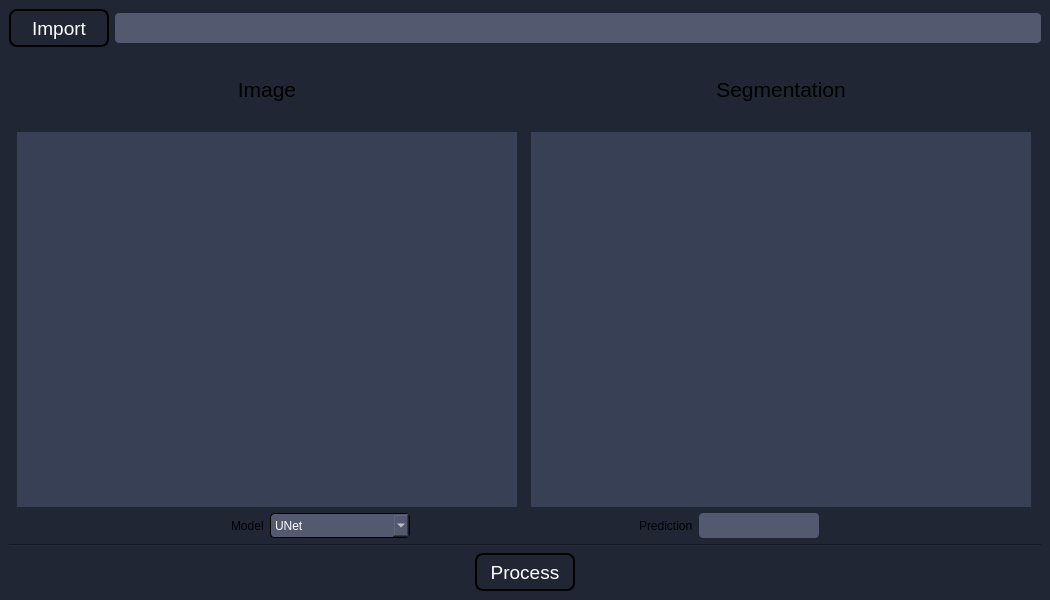
<?xml version="1.0" encoding="UTF-8"?>
<ui version="4.0">
 <class>Application</class>
 <widget class="QMainWindow" name="Application">
  <property name="geometry">
   <rect>
    <x>0</x>
    <y>0</y>
    <width>1050</width>
    <height>600</height>
   </rect>
  </property>
  <property name="minimumSize">
   <size>
    <width>1050</width>
    <height>600</height>
   </size>
  </property>
  <property name="maximumSize">
   <size>
    <width>1050</width>
    <height>600</height>
   </size>
  </property>
  <property name="mouseTracking">
   <bool>true</bool>
  </property>
  <property name="windowTitle">
   <string>MainWindow</string>
  </property>
  <property name="styleSheet">
   <string notr="true">background-color:rgb(32, 38, 52);</string>
  </property>
  <property name="tabShape">
   <enum>QTabWidget::Rounded</enum>
  </property>
  <widget class="QWidget" name="centralwidget">
   <property name="minimumSize">
    <size>
     <width>1050</width>
     <height>600</height>
    </size>
   </property>
   <property name="maximumSize">
    <size>
     <width>1050</width>
     <height>600</height>
    </size>
   </property>
   <property name="mouseTracking">
    <bool>true</bool>
   </property>
   <property name="styleSheet">
    <string notr="true">background-color:rgb(32, 38, 52);</string>
   </property>
   <layout class="QVBoxLayout" name="verticalLayout_4">
    <item>
     <layout class="QVBoxLayout" name="verticalLayout_3">
      <item>
       <layout class="QHBoxLayout" name="horizontalLayout">
        <item>
         <widget class="QToolButton" name="toolButton_import">
          <property name="minimumSize">
           <size>
            <width>100</width>
            <height>38</height>
           </size>
          </property>
          <property name="maximumSize">
           <size>
            <width>100</width>
            <height>38</height>
           </size>
          </property>
          <property name="font">
           <font>
            <pointsize>14</pointsize>
           </font>
          </property>
          <property name="styleSheet">
           <string notr="true">QToolButton {
	color:white; 
	background:qlineargradient(spread:pad, x1:0, y1:1, x2:0, y2:0, 		stop:0 rgba(32, 38, 52, 255), 
		stop:1 rgba(91, 99, 120, 255));
	border: 2px solid black;
	border-radius: 8px;
}</string>
          </property>
          <property name="text">
           <string>Import</string>
          </property>
         </widget>
        </item>
        <item>
         <widget class="QLineEdit" name="lineEdit_import">
          <property name="enabled">
           <bool>false</bool>
          </property>
          <property name="minimumSize">
           <size>
            <width>0</width>
            <height>30</height>
           </size>
          </property>
          <property name="styleSheet">
           <string notr="true">QLineEdit {
	border-radius: 4px;
	background-color:rgb(83, 89, 110);
	color:white;
	border: 1px solid black;
}

QLineEdit:disabled {
	border-radius: 4px;
	background-color:rgb(83, 89, 110);
	color:rgb(200, 200, 200);
	border: 0px solid black;
}</string>
          </property>
         </widget>
        </item>
       </layout>
      </item>
      <item>
       <layout class="QHBoxLayout" name="horizontalLayout_2">
        <item>
         <layout class="QVBoxLayout" name="verticalLayout">
          <item>
           <widget class="QLabel" name="label_3">
            <property name="font">
             <font>
              <pointsize>16</pointsize>
             </font>
            </property>
            <property name="text">
             <string>Image</string>
            </property>
            <property name="alignment">
             <set>Qt::AlignCenter</set>
            </property>
           </widget>
          </item>
          <item>
           <widget class="QLabel" name="label_image">
            <property name="minimumSize">
             <size>
              <width>500</width>
              <height>375</height>
             </size>
            </property>
            <property name="maximumSize">
             <size>
              <width>500</width>
              <height>375</height>
             </size>
            </property>
            <property name="autoFillBackground">
             <bool>false</bool>
            </property>
            <property name="styleSheet">
             <string notr="true">background-color: rgb(56, 64, 85);</string>
            </property>
            <property name="text">
             <string/>
            </property>
            <property name="scaledContents">
             <bool>true</bool>
            </property>
           </widget>
          </item>
         </layout>
        </item>
        <item>
         <layout class="QVBoxLayout" name="verticalLayout_2">
          <item>
           <widget class="QLabel" name="label_4">
            <property name="font">
             <font>
              <pointsize>16</pointsize>
             </font>
            </property>
            <property name="text">
             <string>Segmentation</string>
            </property>
            <property name="alignment">
             <set>Qt::AlignCenter</set>
            </property>
           </widget>
          </item>
          <item>
           <widget class="QLabel" name="label_heatmap">
            <property name="minimumSize">
             <size>
              <width>500</width>
              <height>375</height>
             </size>
            </property>
            <property name="maximumSize">
             <size>
              <width>500</width>
              <height>375</height>
             </size>
            </property>
            <property name="cursor">
             <cursorShape>CrossCursor</cursorShape>
            </property>
            <property name="mouseTracking">
             <bool>true</bool>
            </property>
            <property name="autoFillBackground">
             <bool>false</bool>
            </property>
            <property name="styleSheet">
             <string notr="true">background-color: rgb(56, 64, 85);</string>
            </property>
            <property name="text">
             <string/>
            </property>
            <property name="scaledContents">
             <bool>true</bool>
            </property>
           </widget>
          </item>
         </layout>
        </item>
       </layout>
      </item>
      <item>
       <layout class="QHBoxLayout" name="horizontalLayout_3">
        <item>
         <spacer name="horizontalSpacer">
          <property name="orientation">
           <enum>Qt::Horizontal</enum>
          </property>
          <property name="sizeHint" stdset="0">
           <size>
            <width>40</width>
            <height>20</height>
           </size>
          </property>
         </spacer>
        </item>
        <item>
         <widget class="QLabel" name="label_6">
          <property name="text">
           <string>Model</string>
          </property>
         </widget>
        </item>
        <item>
         <widget class="QComboBox" name="comboBox_model">
          <property name="minimumSize">
           <size>
            <width>140</width>
            <height>25</height>
           </size>
          </property>
          <property name="maximumSize">
           <size>
            <width>140</width>
            <height>25</height>
           </size>
          </property>
          <property name="styleSheet">
           <string notr="true">QComboBox {
	border-radius: 4px;
	background-color:rgb(83, 89, 110);
	color:white;
	border: 1px solid black;
}

QComboBox QAbstractItemView { color: white; }

QComboBox:disabled {
	border-radius: 4px;
	background-color:rgb(83, 89, 110);
	color:rgb(200, 200, 200);
	border: 0px solid black;
}</string>
          </property>
          <item>
           <property name="text">
            <string>UNet</string>
           </property>
          </item>
         </widget>
        </item>
        <item>
         <spacer name="horizontalSpacer_3">
          <property name="orientation">
           <enum>Qt::Horizontal</enum>
          </property>
          <property name="sizeHint" stdset="0">
           <size>
            <width>40</width>
            <height>20</height>
           </size>
          </property>
         </spacer>
        </item>
        <item>
         <widget class="QLabel" name="label_5">
          <property name="text">
           <string>Prediction</string>
          </property>
         </widget>
        </item>
        <item>
         <widget class="QLineEdit" name="lineEdit_prediction">
          <property name="enabled">
           <bool>false</bool>
          </property>
          <property name="minimumSize">
           <size>
            <width>120</width>
            <height>25</height>
           </size>
          </property>
          <property name="maximumSize">
           <size>
            <width>120</width>
            <height>25</height>
           </size>
          </property>
          <property name="styleSheet">
           <string notr="true">QLineEdit {
	border-radius: 4px;
	background-color:rgb(83, 89, 110);
	color:white;
	border: 1px solid black;
}

QLineEdit:disabled {
	border-radius: 4px;
	background-color:rgb(83, 89, 110);
	color:rgb(200, 200, 200);
	border: 0px solid black;
}</string>
          </property>
          <property name="alignment">
           <set>Qt::AlignCenter</set>
          </property>
         </widget>
        </item>
        <item>
         <spacer name="horizontalSpacer_2">
          <property name="orientation">
           <enum>Qt::Horizontal</enum>
          </property>
          <property name="sizeHint" stdset="0">
           <size>
            <width>40</width>
            <height>20</height>
           </size>
          </property>
         </spacer>
        </item>
       </layout>
      </item>
      <item>
       <widget class="Line" name="line">
        <property name="orientation">
         <enum>Qt::Horizontal</enum>
        </property>
       </widget>
      </item>
      <item>
       <layout class="QHBoxLayout" name="horizontalLayout_4">
        <item>
         <widget class="QToolButton" name="toolButton_process">
          <property name="minimumSize">
           <size>
            <width>100</width>
            <height>38</height>
           </size>
          </property>
          <property name="maximumSize">
           <size>
            <width>100</width>
            <height>38</height>
           </size>
          </property>
          <property name="font">
           <font>
            <pointsize>14</pointsize>
           </font>
          </property>
          <property name="styleSheet">
           <string notr="true">QToolButton {
	color:white; 
	background:qlineargradient(spread:pad, x1:0, y1:1, x2:0, y2:0, 		stop:0 rgba(32, 38, 52, 255), 
		stop:1 rgba(91, 99, 120, 255));
	border: 2px solid black;
	border-radius: 8px;
}</string>
          </property>
          <property name="text">
           <string>Process</string>
          </property>
         </widget>
        </item>
       </layout>
      </item>
     </layout>
    </item>
   </layout>
  </widget>
 </widget>
 <resources/>
 <connections/>
</ui>
